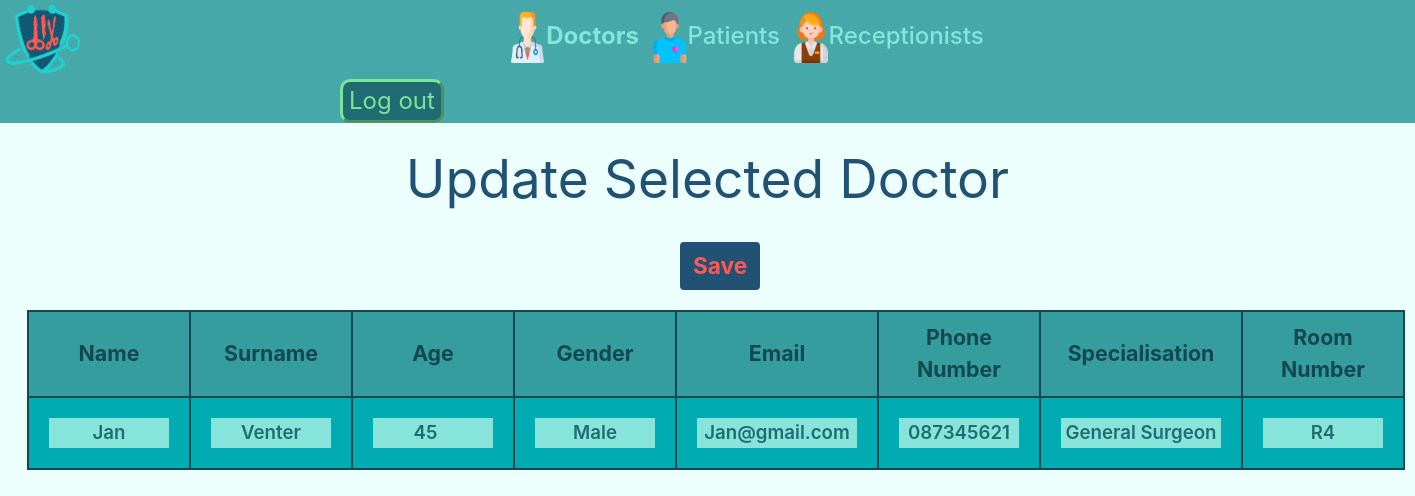
The app's page /docter_page/list_view.php?id=1 with its own data.
### tables this page shows
CREATE TABLE `docters` (
  `ID` int(11) NOT NULL,
  `Name` varchar(25) NOT NULL,
  `Surname` varchar(25) NOT NULL,
  `Age` int(11) NOT NULL,
  `Gender` varchar(10) NOT NULL,
  `Email` varchar(25) NOT NULL,
  `Password` varchar(11) NOT NULL,
  `Phone_Number` varchar(11) NOT NULL,
  `Specialisation` varchar(30) NOT NULL,
  `Room_Number` varchar(11) NOT NULL,
  `Profile_pic` varchar(25) NOT NULL
);

### docter_page/doc_read2.php (the view, shortened to what this page needs)
<?php
    include '../db.php';
    $id = $_GET['id'];
    $sql= "SELECT * FROM docters WHERE id='$id'";
    $result = $conn->query($sql);
    while($row = $result->fetch_assoc()) {
        echo '<tr>';
        echo '<th style="border: 2px solid #13484E;width: 60px;text-align: center;background-color: #359D9E;color: #13484E;font-size: 16pt;padding: 10px;">Name</th>';
        echo '<th style="border: 2px solid #13484E;width: 60px;text-align: center;background-color: #359D9E;color: #13484E;font-size: 16pt;padding: 10px;">Surname</th>';
        echo '<th style="border: 2px solid #13484E;width: 60px;text-align: center;background-color: #359D9E;color: #13484E;font-size: 16pt;padding: 10px;">Age</th>';
        echo '<th style="border: 2px solid #13484E;width: 60px;text-align: center;background-color: #359D9E;color: #13484E;font-size: 16pt;padding: 10px;">Gender</th>';
        echo '<th style="border: 2px solid #13484E;width: 60px;text-align: center;background-color: #359D9E;color: #13484E;font-size: 16pt;padding: 10px;">Email</th>';
        echo '<th style="border: 2px solid #13484E;width: 60px;text-align: center;background-color: #359D9E;color: #13484E;font-size: 16pt;padding: 10px;">Phone Number</th>';
        echo '<th style="border: 2px solid #13484E;width: 60px;text-align: center;background-color: #359D9E;color: #13484E;font-size: 16pt;padding: 10px;">Specialisation</th>';
        echo '<th style="border: 2px solid #13484E;width: 60px;text-align: center;background-color: #359D9E;color: #13484E;font-size: 16pt;padding: 10px;">Room Number</th>';
        echo '</tr>';
        echo "<tr>";
        if ($row['ID'] == $id){
            echo '<form class="form-inline m-2" action="update.php" method="POST">';
            echo '<td style="border: 2px solid #13484E;background-color: #00ABB2;padding: 20px;"><input type="text" name="name" value="'.$row['Name'].'" style="border: none;font-size: 14pt;font-weight: 600;width: 120px;background-color: #87E4DA;color: #1F6C74;text-align: center;"></td>';
            echo '<td style="border: 2px solid #13484E;background-color: #00ABB2;padding: 20px;"><input type="text" name="surname" value="'.$row['Surname'].'" style="border: none;font-size: 14pt;font-weight: 600;width: 120px;background-color: #87E4DA;color: #1F6C74;text-align: center;"></td>';
            echo '<td style="border: 2px solid #13484E;background-color: #00ABB2;padding: 20px;"><input type="number" class="card-text" name="age" value="'.$row['Age'].'" style="border: none;font-size: 14pt;font-weight: 600;width: 120px;background-color: #87E4DA;color: #1F6C74;text-align: center;"></td>';
            echo '<td style="border: 2px solid #13484E;background-color: #00ABB2;padding: 20px;"><input type="text" class="card-text" name="gender" value="'.$row['Gender'].'" style="border: none;font-size: 14pt;font-weight: 600;width: 120px;background-color: #87E4DA;color: #1F6C74;text-align: center;"></td>';
            echo '<td style="border: 2px solid #13484E;background-color: #00ABB2;padding: 20px;"><input type="text" class="card-text" name="email" value="'.$row['Email'].'" style="border: none;font-size: 14pt;font-weight: 600;width: 160px;background-color: #87E4DA;color: #1F6C74;text-align: center;"></td>';
            echo '<td style="border: 2px solid #13484E;background-color: #00ABB2;padding: 20px;"><input type="text" class="card-text" name="phonenumber" value="'.$row['Phone_Number'].'" style="border: none;font-size: 14pt;font-weight: 600;width: 120px;background-color: #87E4DA;color: #1F6C74;text-align: center;"></td>';
            echo '<td style="border: 2px solid #13484E;background-color: #00ABB2;padding: 20px;"><input type="text" class="card-text" name="specialisation" value="'.$row['Specialisation'].'" style="border: none;font-size: 14pt;font-weight: 600;width: 160px;background-color: #87E4DA;color: #1F6C74;text-align: center;"></td>';
            echo '<td style="border: 2px solid #13484E;background-color: #00ABB2;padding: 20px;"><input type="text" class="card-text" name="roomnumber" value="'.$row['Room_Number'].'" style="border: none;font-size: 14pt;font-weight: 600;width: 120px;background-color: #87E4DA;color: #1F6C74;text-align: center;"></td>';
            echo '<button type="submit" class="btn" style="background-color: #215273;color: #FE5955;font-size: 17pt;font-weight: 700;margin-top: -25px; margin-bottom: 20px;margin-left: 680px;">Save</button>';
            echo '</form>';
        }
        echo "</tr>";
    }
?>

### records on screen
docters: name "Jan", surname "Venter", age "45", gender "Male", email "Jan@gmail.com", phonenumber "087345621", specialisation "General Surgeon", roomnumber "R4"
